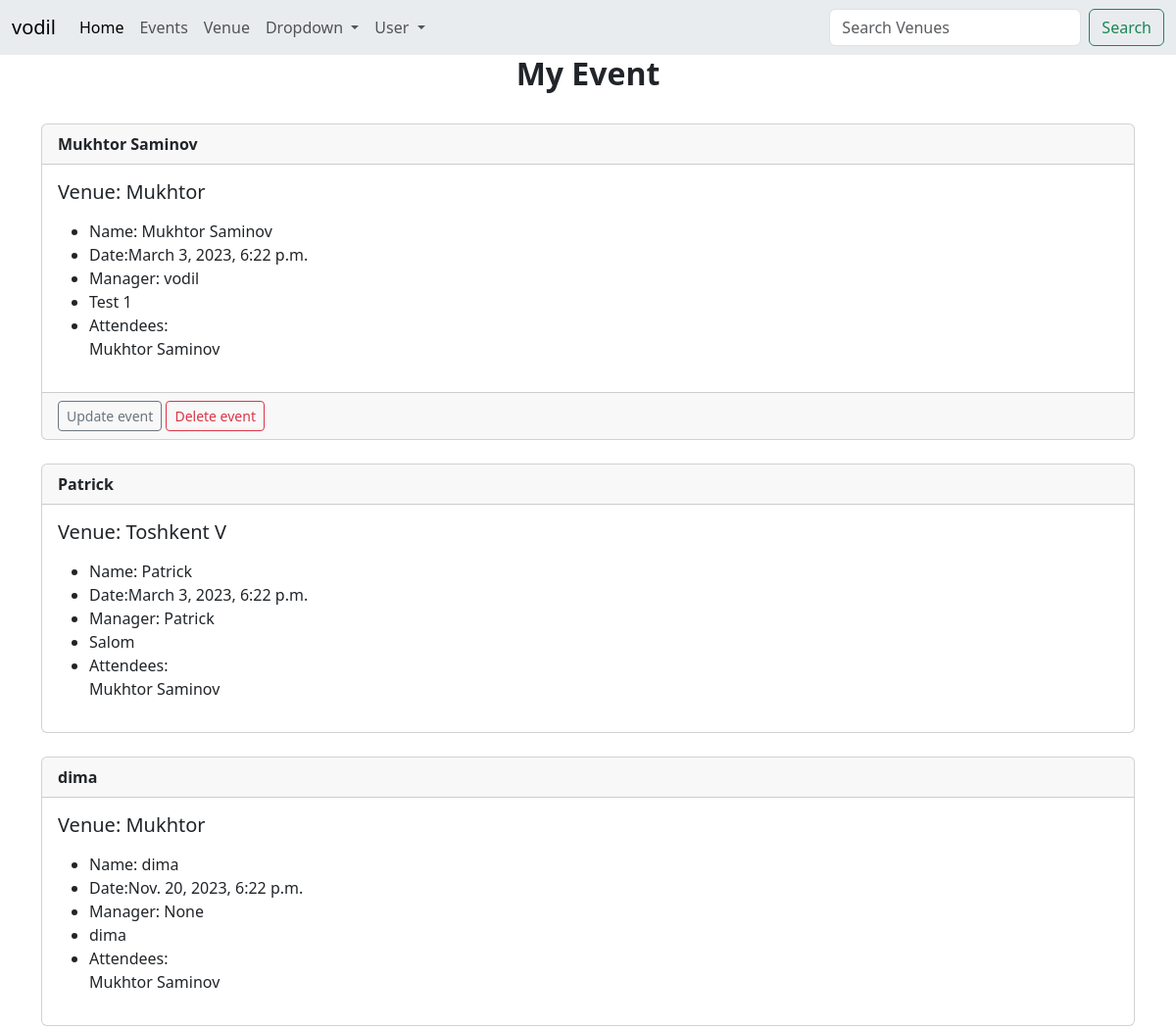
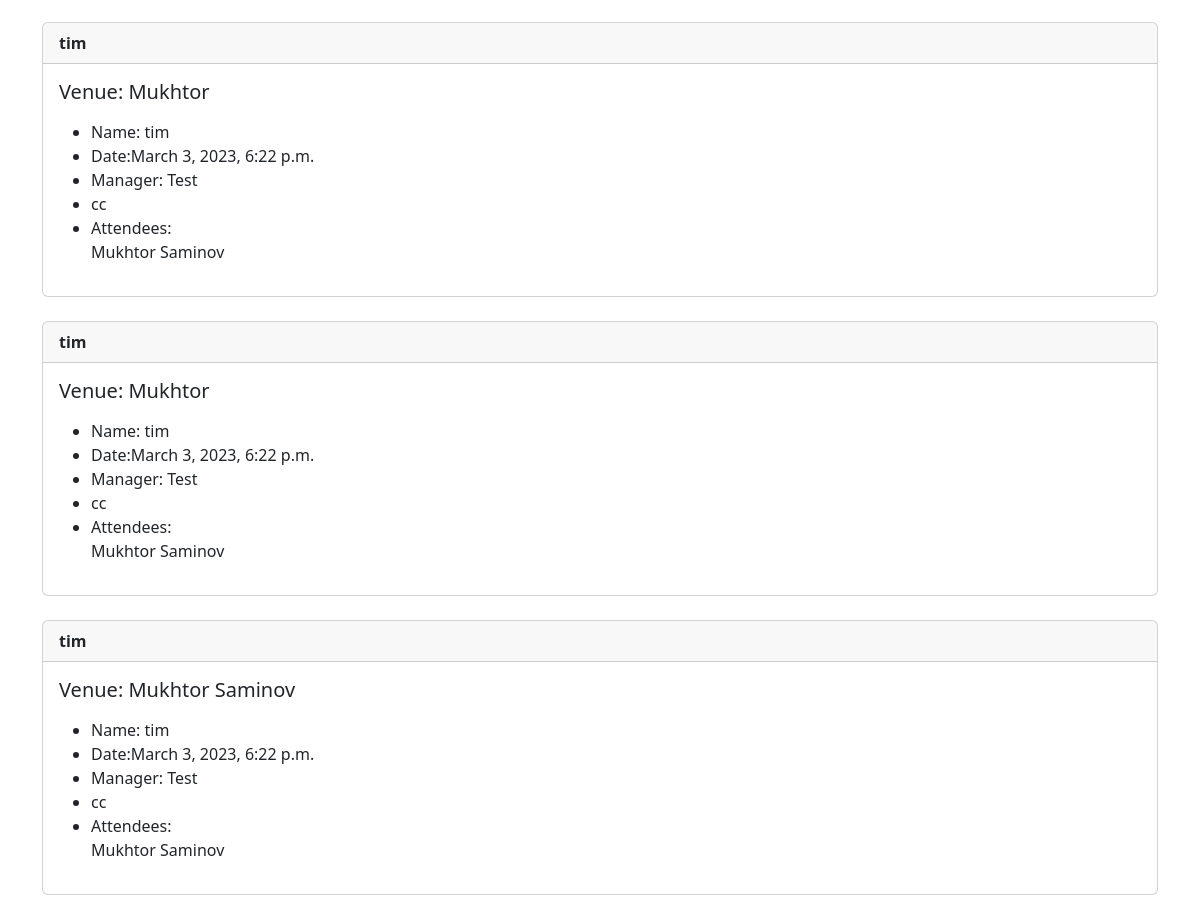
/my_event (signed in), run on an earlier commit of the app's database (2 pictures, top to bottom).
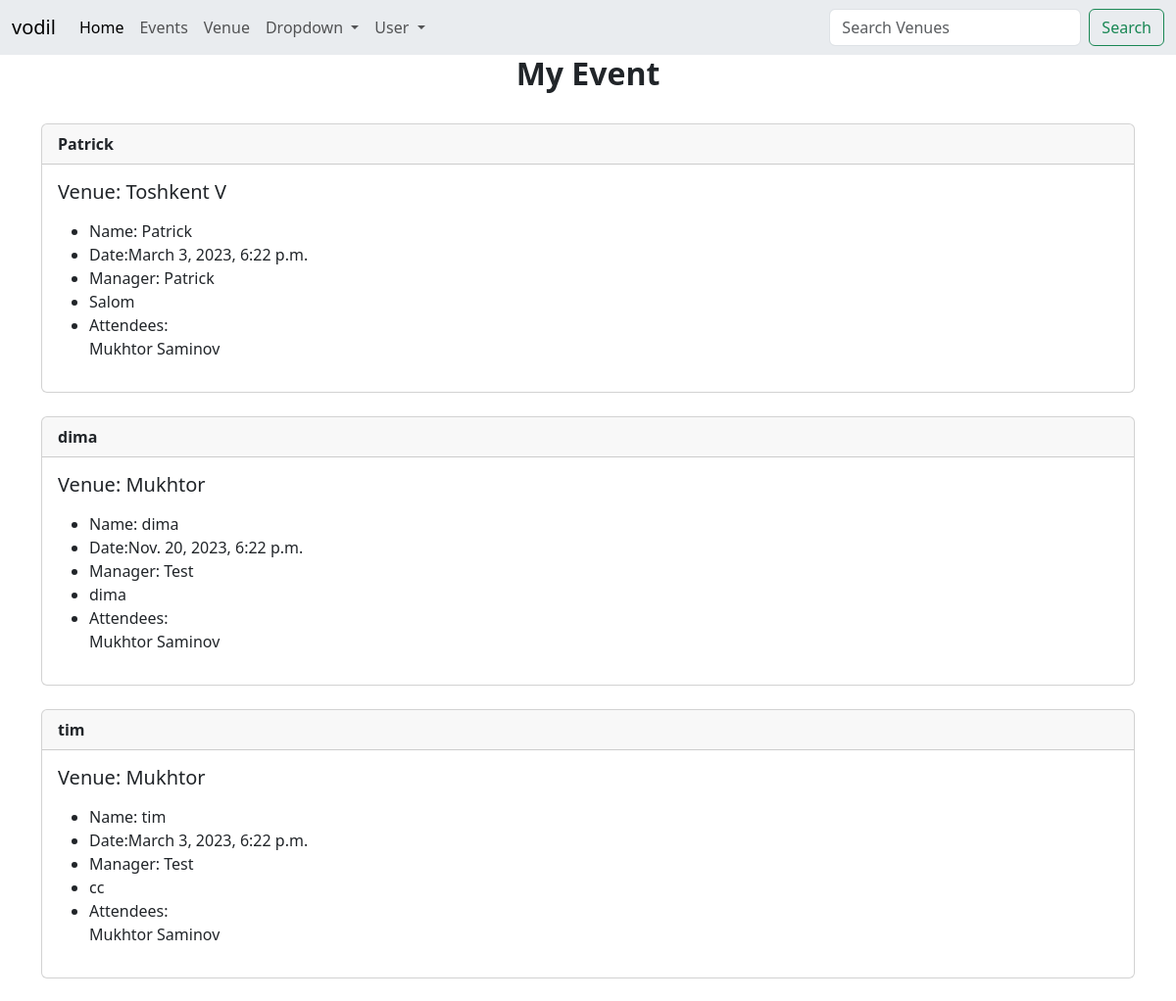
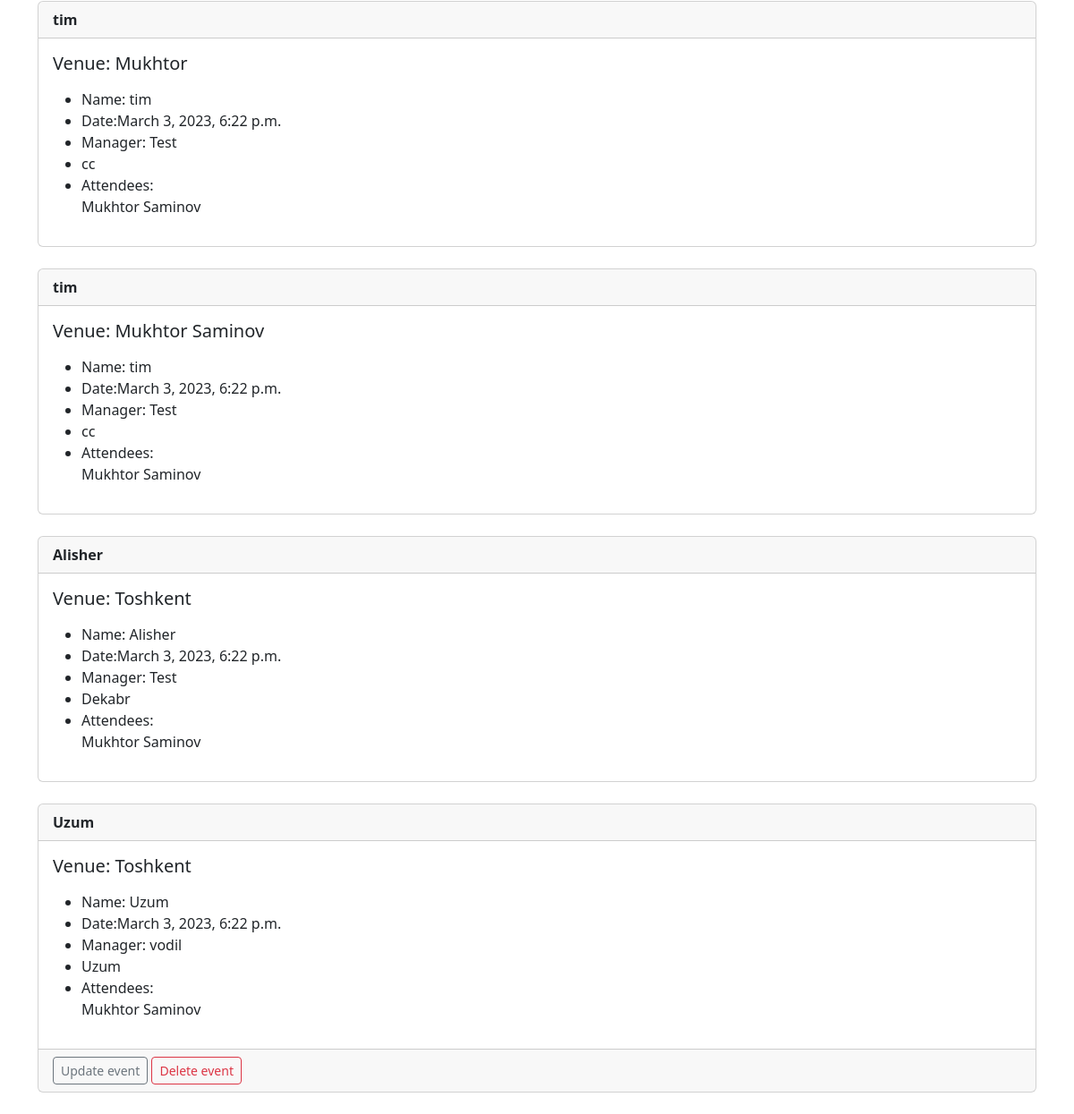
And on a later commit of the database (2 pictures, top to bottom).
### home/models.py (models this page shows, shortened)
class Event(models.Model):
    name=models.CharField("Event Name",max_length=120)
    event_data=models.DateTimeField('Event Data')
    venue=models.ForeignKey(Venue,blank=True,null=True,on_delete=models.CASCADE)
    manager=models.ForeignKey(User,blank=True,null=True,on_delete=models.SET_NULL)
    description=models.TextField(blank=True)
    attendees=models.ManyToManyField(MyClubUser,blank=True)
    aprroved=models.BooleanField("Aprroved",default=False)
    def __str__(self):
        return self.name

class Venue(models.Model):
    name=models.CharField('Venue Name',max_length=120)
    address=models.CharField(max_length=300)
    zip_code=models.CharField('Zip Code',max_length=100)
    phone=models.CharField('Contact Phone',max_length=100,blank=True)
    web=models.URLField('Website Address',blank=True)
    email_address=models.EmailField('Email',blank=True)
    owner=models.IntegerField('Venue Owner',blank=False,default=1)
    venue_image=models.ImageField(null=True,blank=True,upload_to="venue_image/")
    def __str__(self):
        return self.name

class MyClubUser(models.Model):
    firstname=models.CharField(max_length=50)
    lastname=models.CharField(max_length=50)
    email=models.EmailField('User Email')
    def __str__(self):
        return self.firstname + " " + self.lastname

### home/views.py (the view)
# urls.py: path('my_event',views.my_event,name='my_event'),
def my_event(request):
    if request.user.is_authenticated:
        me=request.user.id
        events=Event.objects.filter(attendees=me)
        return render(request,'my_event.html',{'events':events })
    else:
        messages.success(request,("You aren't Authorized To View This Page! "))
        return redirect("home")

### Template/my_event.html
{% extends "base.html" %}
{% block content %}
<center>
<h2> <strong>My Event </strong> </h2>
</center><br>
    {% for event in events %}
    <div class="card">
        <div class="card-header">
            <strong>{{ event }}</strong>
        </div>
        <div class="card-body">
          <h5 class="card-title">Venue: {{ event.venue }}
          </h5>
          <p class="card-text">
            <ul>
            <li>Name: {{ event.name }} </li>
            <li> Date:{{ event.event_data }} </li>
            <li>Manager: {{ event.manager }} </li>
            <li> {{ event.description }} </li>
            <li>Attendees: <br>
                {% for user in event.attendees.all %}
                {{ user }}<br>
                {% endfor %}
            </li>
            </ul>
          </p>
        </div>
        {% if user.is_authenticated %}
            {% if user == event.manager %}
              <div class="card-footer text-body-secondary">
                <a href="{% url 'update_event' event.id %}" class="btn btn-outline-secondary btn-sm" >Update event</a>
                <a href="{% url 'delete_event' event.id %}" class="btn btn-outline-danger btn-sm" >Delete event</a>
              </div>
            {% endif %}
        {% endif %}
      </div><br>
    {% endfor  %}
{% endblock %}

### Template/base.html (shortened to what this page needs)
<!doctype html>
<html lang="en">
  <head>
    <link href="https://cdn.jsdelivr.net/npm/bootstrap@5.3.2/dist/css/bootstrap.min.css" rel="stylesheet">
    <nav class="navbar navbar-expand-lg bg-body-secondary">
        <div class="container-fluid">
          <a class="navbar-brand" href="#">{{ user }}</a>
          <div class="collapse navbar-collapse" id="navbarSupportedContent">
            <ul class="navbar-nav me-auto mb-2 mb-lg-0">
              <li class="nav-item">
                <a class="nav-link active" aria-current="page" href="{% url 'home' %}">Home</a>
              </li>
              <li class="nav-item">
                <a class="nav-link" href="{% url 'events_list' %}">Events</a>
              </li>
              <li class="nav-item">
                <a class="nav-link" href="{% url 'list_venue' %}">Venue</a>
              </li>
              <li class="nav-item dropdown">
                <a class="nav-link dropdown-toggle" href="#" role="button" data-bs-toggle="dropdown" aria-expanded="false">
                  Dropdown
                </a>
              </li>
              <li class="nav-item dropdown">
                <a class="nav-link dropdown-toggle" href="#" role="button" data-bs-toggle="dropdown" aria-expanded="false">
                  User
                </a>
              </li>
            </ul>
            <form class="d-flex" method=POST action="{% url 'search' %}">
              <input class="form-control me-2" type="search" placeholder="Search Venues" aria-label="Search"name="searched">
              <button class="btn btn-outline-success" type="submit">Search</button>
            </form>
          </div>
        </div>
      </nav>
 <div class="container">
    {% block content %}
    {% endblock %}
</div>
      </head>
      <body>
      </body>
    </html>

What changed in the data, as far as the page shows it:
no longer on this page (row unchanged): Event: name "Mukhtor Saminov", venue "Mukhtor", event_data "March 3, 2023, 6:22 p.m.", manager "vodil", description "Test 1", shows "Update event", MyClubUser (firstname+lastname "Mukhtor Saminov")
changed Event "dima": manager "None" → "Test"
added Event: name "Alisher", venue "Toshkent", event_data "March 3, 2023, 6:22 p.m.", manager "Test", description "Dekabr", MyClubUser (firstname+lastname "Mukhtor Saminov")
added Event: name "Uzum", venue "Toshkent", event_data "March 3, 2023, 6:22 p.m.", manager "vodil", description "Uzum", shows "Update event", MyClubUser (firstname+lastname "Mukhtor Saminov")
